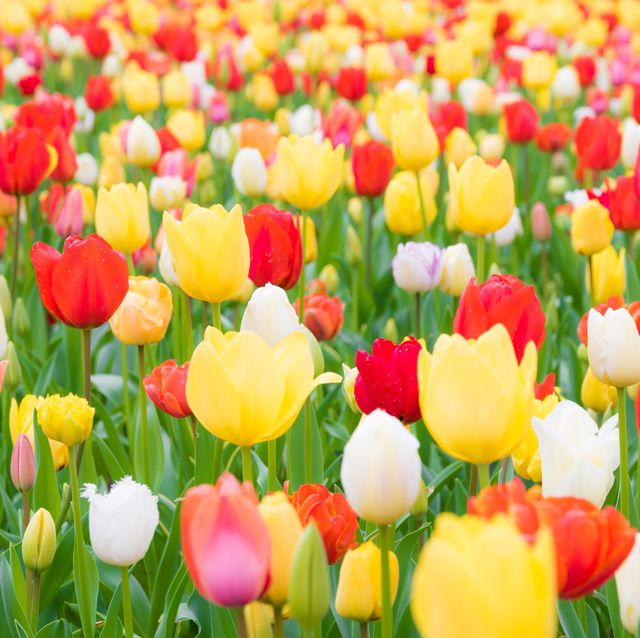
#> input picture Images_and_videos/tulips.jpg, 640 x 638 px
$ python 4_hsv_images_color_segmentation.py
#> lines starting #> are read from the running program, lines starting #| are printed output that depends on the picture; after the words box and inside, x2 and y2 are one past the last pixel; in counts of white or black regions, pixels touching at a corner belong together
import cv2
import numpy as np


# Define a function to display images
def show(title, source=None):
    cv2.imshow(title, source)
    cv2.waitKey(0)
    cv2.destroyAllWindows()


# Read an image
source_image = cv2.imread('..//Images_and_videos//tulips.jpg')
#> source_image is the input picture: shape (638, 640, 3); mean B, G, R 87.5, 161.1, 197.5

# Convert the image to HSV
image_hsv = cv2.cvtColor(source_image, cv2.COLOR_BGR2HSV)
#> image_hsv: shape (638, 640, 3); mean H, S, V 40.4, 155.5, 210.1

# Display the source image
# show('Source image', source_image)

# Detect only red tulips
lower_red_1 = np.array((0, 100, 70))
upper_red_1 = np.array((10, 255, 255))
image_mask_1 = cv2.inRange(image_hsv, lower_red_1, upper_red_1)
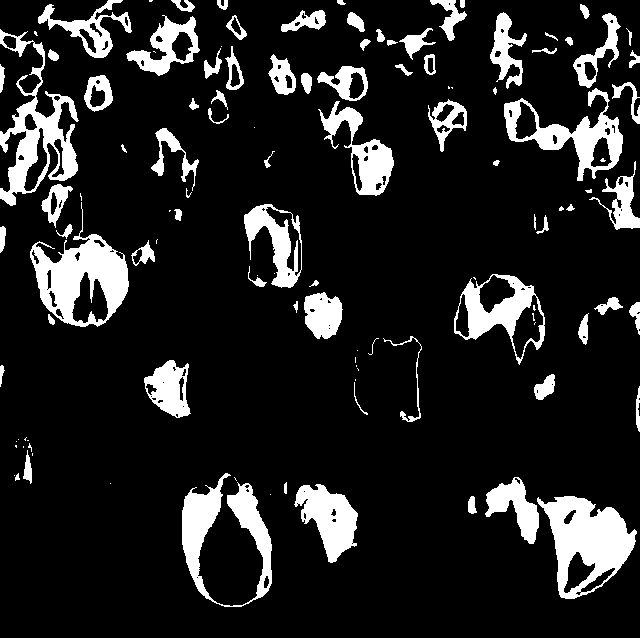
#> image_mask_1: shape (638, 640); 13.4% white; 117 white regions (35 under 20 px), largest, box (x1, y1, x2, y2) and area: (537, 496, 637, 599) 5350, (30, 202, 129, 327) 5072, (0, 29, 79, 206) 4384

lower_red_2 = np.array((160, 100, 70))
upper_red_2 = np.array((180, 255, 255))
image_mask_2 = cv2.inRange(image_hsv, lower_red_2, upper_red_2)
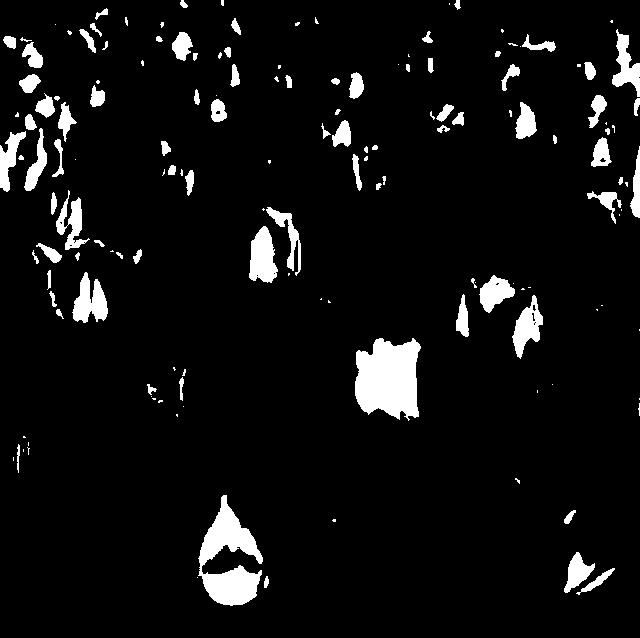
#> image_mask_2: shape (638, 640); 6.4% white; 153 white regions (64 under 20 px), largest, box (x1, y1, x2, y2) and area: (355, 338, 421, 421) 4178, (198, 495, 263, 606) 3560, (249, 226, 278, 283) 1145

image_mask = image_mask_1 | image_mask_2
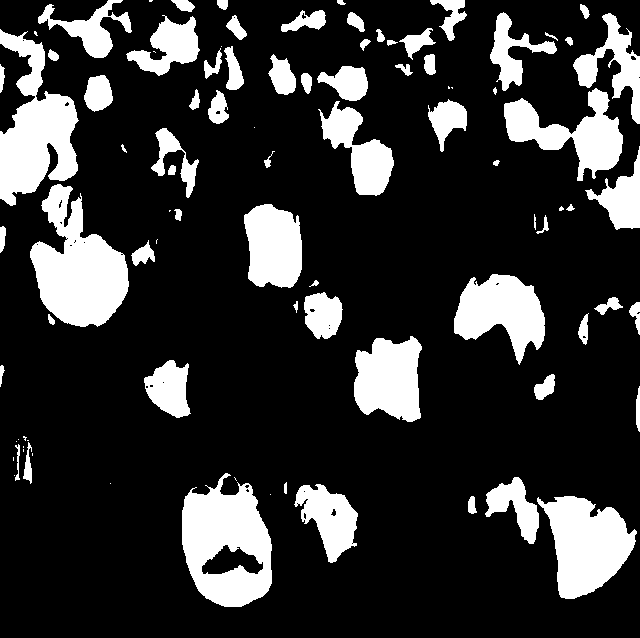
#> image_mask: shape (638, 640); 19.8% white; 92 white regions (22 under 20 px), largest, box (x1, y1, x2, y2) and area: (30, 184, 129, 327) 8179, (182, 473, 272, 607) 7847, (0, 29, 79, 206) 7351
image_result = cv2.bitwise_and(image_hsv, image_hsv, mask=image_mask)
#> image_result: shape (638, 640, 3); mean H, S, V 11.7, 37.9, 48

# Convert the image to BGR
image_result = cv2.cvtColor(image_result, cv2.COLOR_HSV2BGR)
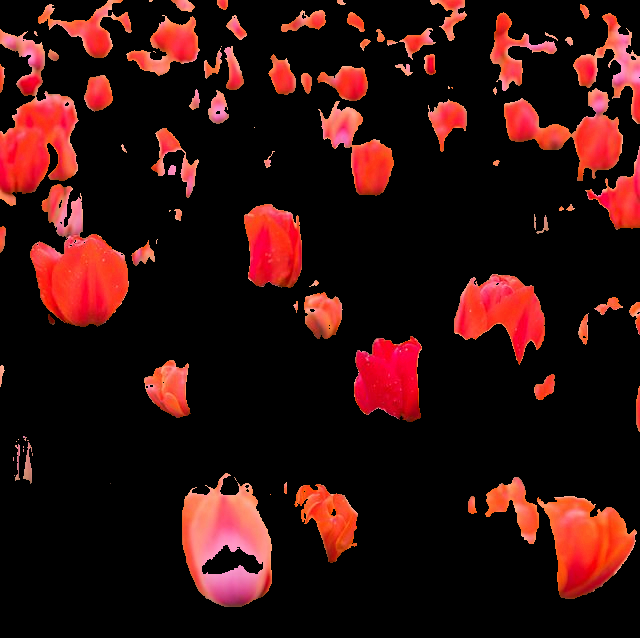
#> image_result: shape (638, 640, 3); mean B, G, R 13.7, 15.4, 48

# Display the result
show('Red color segmented', image_result)

# Now detect only yellow tulips
lower_yellow = np.array((20, 100, 100))
upper_yellow = np.array((30, 255, 255))
mask = cv2.inRange(image_hsv, lower_yellow, upper_yellow)
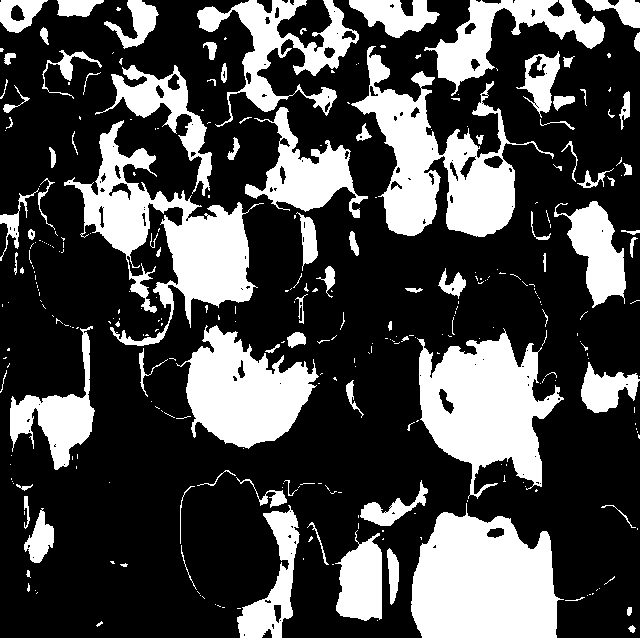
#> mask: shape (638, 640); 29.1% white; 318 white regions (226 under 20 px), largest, box (x1, y1, x2, y2) and area: (411, 503, 564, 638) 15325, (64, 120, 264, 346) 13655, (417, 328, 564, 499) 13417
image_result = cv2.bitwise_and(image_hsv, image_hsv, mask=mask)
#> image_result: shape (638, 640, 3); mean H, S, V 7, 48.9, 69.1

# Convert the image to BGR
image_result = cv2.cvtColor(image_result, cv2.COLOR_HSV2BGR)
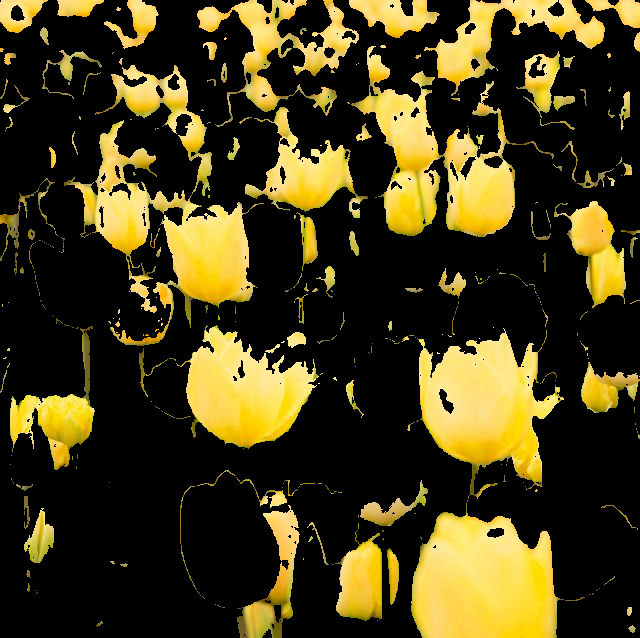
#> image_result: shape (638, 640, 3); mean B, G, R 23.7, 59.8, 69.1

# Display the result
show('Yellow color segmented', image_result)

$ run again, with Images_and_videos/1.jpg copied over Images_and_videos/tulips.jpg
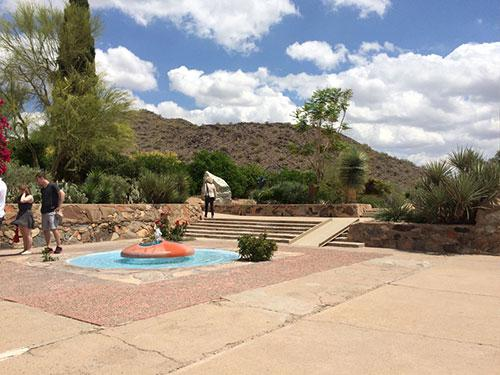
#> input picture Images_and_videos/1.jpg, 500 x 375 px
#> source_image is the input picture: shape (375, 500, 3); mean B, G, R 140.3, 152.5, 162.4
#> image_hsv: shape (375, 500, 3); mean H, S, V 44.5, 76.5, 173.6
#> `image_mask_1 = cv2.inRange(image_hsv, lower_red_1, upper_red_1)`:
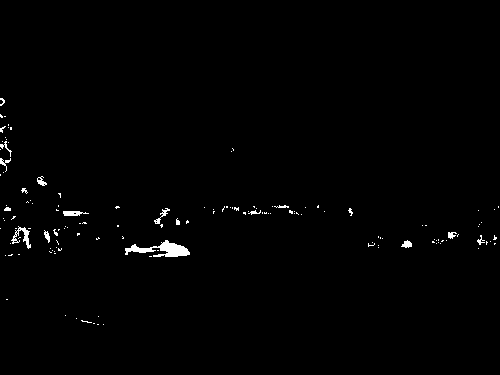
#> image_mask_1: shape (375, 500); 0.9% white; 138 white regions (120 under 20 px), largest, box (x1, y1, x2, y2) and area: (125, 240, 190, 257) 513, (11, 226, 31, 249) 153, (63, 211, 89, 216) 92
#> image_mask_2: shape (375, 500); 0.14% white; 7 white regions (3 under 20 px), largest, box (x1, y1, x2, y2) and area: (0, 145, 10, 160) 92, (0, 117, 9, 128) 68, (0, 132, 6, 144) 44, (0, 164, 6, 174) 43
#> image_mask: shape (375, 500); 1% white; 124 white regions (107 under 20 px), largest, box (x1, y1, x2, y2) and area: (125, 240, 190, 257) 513, (0, 114, 12, 176) 378, (11, 226, 31, 249) 165
#> mask: shape (375, 500); 1.3% white; 264 white regions (247 under 20 px), largest, box (x1, y1, x2, y2) and area: (100, 111, 144, 153) 758, (48, 79, 85, 116) 262, (129, 150, 178, 161) 236
#> `image_result = cv2.cvtColor(image_result, cv2.COLOR_HSV2BGR)`:
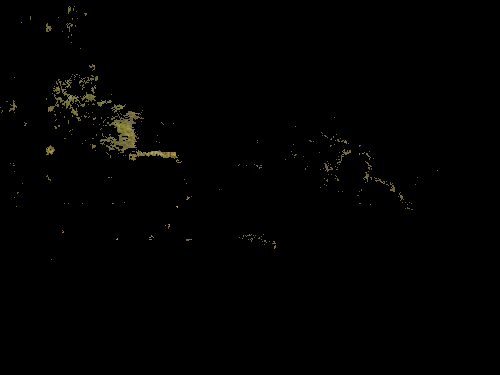
#> image_result: shape (375, 500, 3); mean B, G, R 0.8, 1.4, 1.5

$ run again, with Images_and_videos/Coins4.jpg copied over Images_and_videos/tulips.jpg
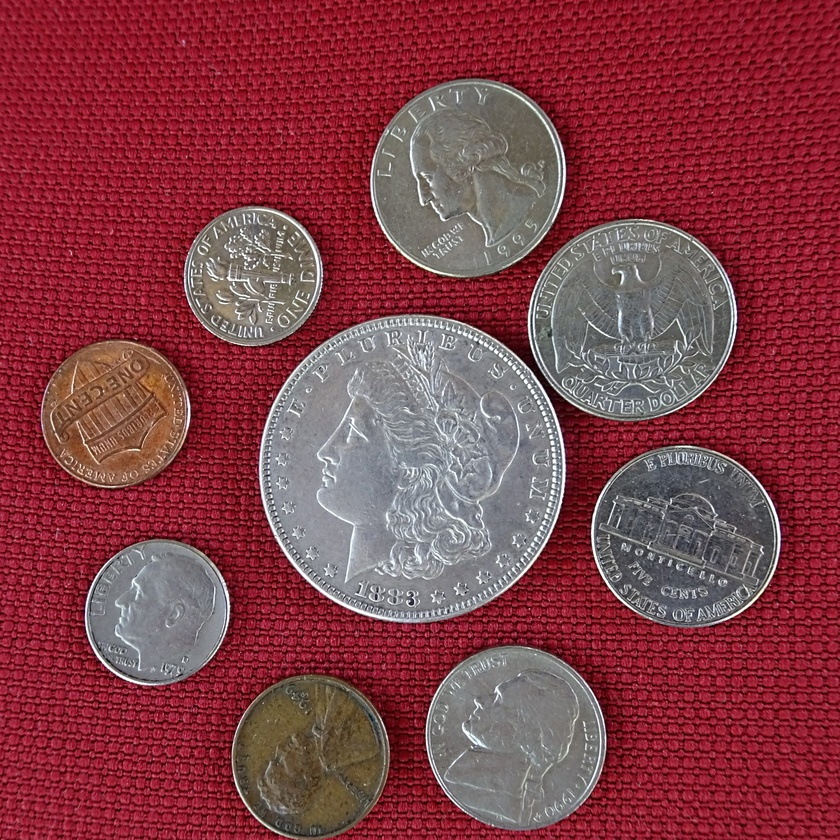
#> input picture Images_and_videos/Coins4.jpg, 840 x 840 px, shrunk from 1920 x 1920 before the run
#> source_image is the input picture: shape (840, 840, 3); mean B, G, R 71.7, 62.9, 131.7
#> image_hsv: shape (840, 840, 3); mean H, S, V 134.9, 143.1, 133.3
#> `image_mask_1 = cv2.inRange(image_hsv, lower_red_1, upper_red_1)`:
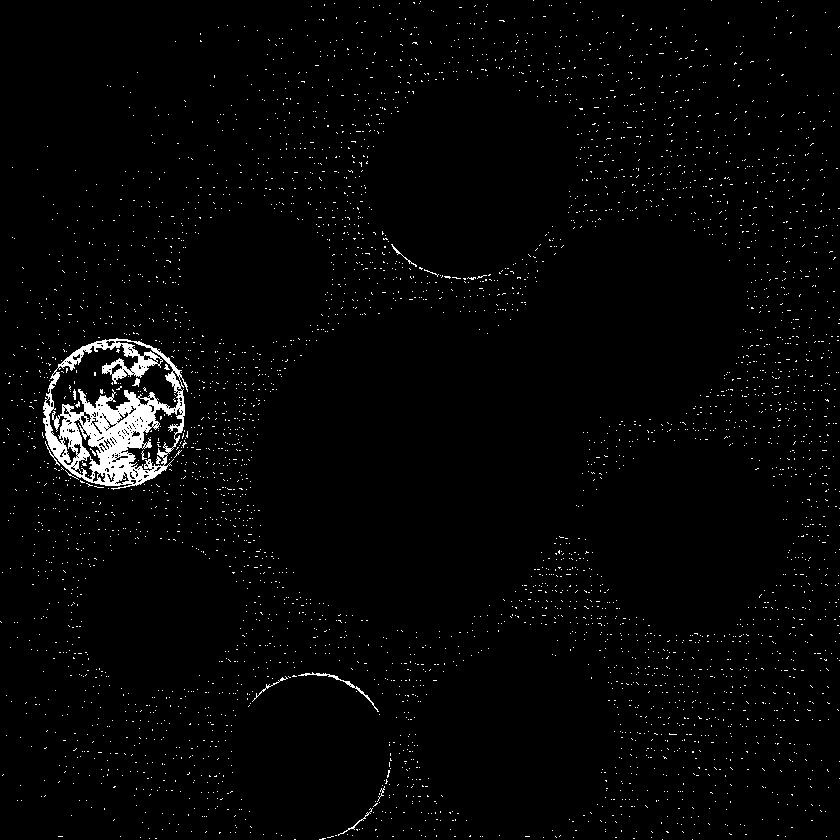
#> image_mask_1: shape (840, 840); 2.2% white; 4022 white regions (4012 under 20 px), largest, box (x1, y1, x2, y2) and area: (43, 338, 188, 490) 8615, (298, 672, 379, 712) 193, (252, 676, 288, 702) 69
#> image_mask_2: shape (840, 840); 60.4% white; 4140 black regions (4124 under 20 px), largest, box (x1, y1, x2, y2) and area: (258, 215, 746, 625) 110578, (369, 76, 574, 283) 31471, (567, 444, 787, 628) 27903
#> image_mask: shape (840, 840); 62.6% white; 1462 black regions (1431 under 20 px), largest, box (x1, y1, x2, y2) and area: (258, 215, 746, 625) 110530, (369, 76, 574, 279) 31265, (567, 444, 787, 628) 27878
#> `mask = cv2.inRange(image_hsv, lower_yellow, upper_yellow)`:
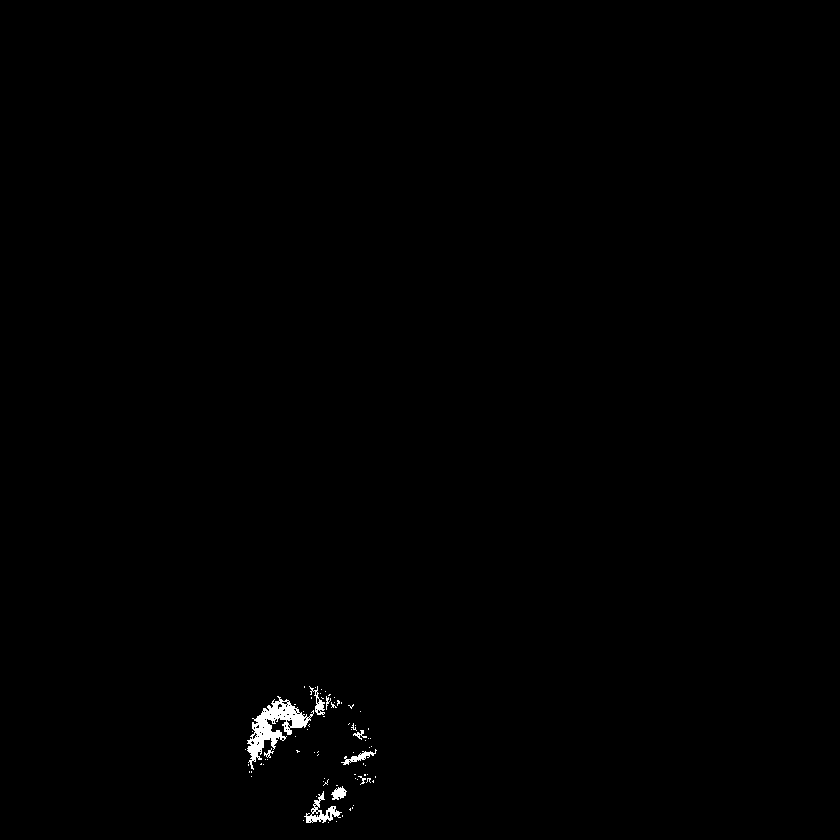
#> mask: shape (840, 840); 0.39% white; 77 white regions (68 under 20 px), largest, box (x1, y1, x2, y2) and area: (247, 696, 314, 770) 1588, (304, 791, 342, 823) 374, (341, 749, 377, 765) 171
